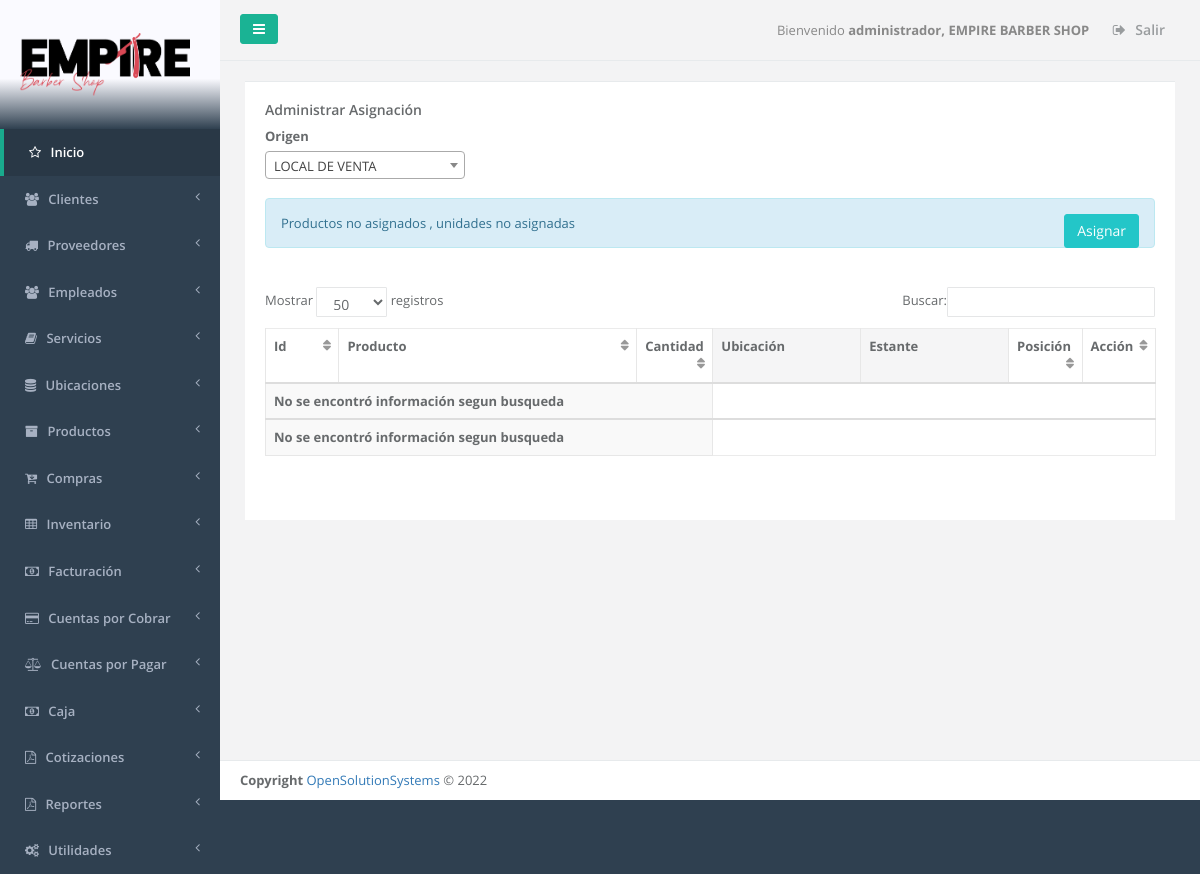
/admin_asignacion.php (signed in), run on the app's committed database.
### tables this page shows
CREATE TABLE `sucursal` (
  `id_server` int(11) NOT NULL,
  `unique_id` text NOT NULL,
  `id_sucursal` int(11) NOT NULL,
  `descripcion` text NOT NULL,
  `direccion` varchar(255) NOT NULL,
  `telefono1` varchar(20) NOT NULL,
  `telefono2` varchar(20) NOT NULL,
  `casa_matriz` tinyint(1) NOT NULL,
  `iva` float NOT NULL,
  `monto_retencion1` float NOT NULL,
  `monto_retencion10` float NOT NULL,
  `monto_percepcion` float NOT NULL,
  `n_sucursal` int(11) NOT NULL,
  `vigencia_factura` int(11) NOT NULL,
  `vigencia_pedido` int(11) NOT NULL,
  `giro` varchar(100) NOT NULL,
  `nrc` varchar(100) NOT NULL,
  `nit` varchar(100) NOT NULL,
  `razon_social` varchar(150) NOT NULL,
  `logo` varchar(150) NOT NULL,
  `serie_cof` varchar(100) NOT NULL,
  `desde_cof` int(11) NOT NULL,
  `hasta_cof` int(11) NOT NULL,
  `serie_ccf` varchar(100) NOT NULL,
  `desde_ccf` int(11) NOT NULL,
  `hasta_ccf` int(11) NOT NULL,
  `ultima_act` date NOT NULL
);

CREATE TABLE `menu` (
  `id_server` int(11) NOT NULL,
  `unique_id` text NOT NULL,
  `id_menu` int(11) NOT NULL,
  `nombre` varchar(250) DEFAULT NULL,
  `prioridad` int(11) DEFAULT NULL,
  `icono` varchar(250) NOT NULL,
  `visible` tinyint(1) NOT NULL
);

### _conexion.php (called while the page is built, shortened)
<?php
$username = "root";
$password = "1234";
$hostname = "localhost";
$dbname = "empire";
$conexion = mysqli_connect("$hostname","$username","$password","$dbname");
function _query($sql_string){
  global $conexion;
  mysqli_set_charset($conexion,"utf8");
  $query=mysqli_query($conexion,$sql_string);
  return $query;
}
function _fetch_array($sql_string){
  $fetched = mysqli_fetch_array($sql_string,MYSQLI_ASSOC);
  return $fetched;
}
function _num_rows($sql_string){
  $rows = mysqli_num_rows($sql_string);
  return $rows;
}
function get_name_script($url){
  if ( strpos($url, '/') !== FALSE ){
    $nombre_archivo_tmp = explode('/', $url);
  }
  $nombre_archivo= array_pop($nombre_archivo_tmp );
  return  $nombre_archivo;
}
function permission_usr($id_user,$filename){
  $sql1="SELECT menu.id_menu, menu.nombre as nombremenu, menu.prioridad,
  modulo.id_modulo,  modulo.nombre as nombremodulo, modulo.descripcion, modulo.filename,
  usuario_modulo.id_usuario,usuario.admin as admin
  FROM menu, modulo, usuario_modulo, usuario
  WHERE usuario.id_usuario='$id_user'
  AND menu.id_menu=modulo.id_menu
  AND usuario.id_usuario=usuario_modulo.id_usuario
  AND usuario_modulo.id_modulo=modulo.id_modulo
  AND modulo.filename='$filename'
  ";
  $result1=_query($sql1);
  $count1=_num_rows($result1);
  if($count1 >0){
    $row1=_fetch_array($result1);
    $filename=$row1['filename'];
    $name_link=$filename;
  }
  else{
    $name_link='NOT';
  }
  return $name_link;
}
?>

### admin_asignacion.php (the view, shortened to what this page needs)
<?php
function initial()
{
$_PAGE = array();
$_PAGE ['links'] = null;
$_PAGE ['links'] .= '<link href="css/bootstrap.min.css" rel="stylesheet">';
$_PAGE ['links'] .= '<link href="font-awesome/css/font-awesome.css" rel="stylesheet">';
$_PAGE ['links'] .= '<link href="css/plugins/iCheck/custom.css" rel="stylesheet">';
$_PAGE ['links'] .= '<link href="css/plugins/toastr/toastr.min.css" rel="stylesheet">';
$_PAGE ['links'] .= '<link href="css/plugins/dataTables/dataTables.bootstrap.css" rel="stylesheet">';
$_PAGE ['links'] .= '<link href="css/plugins/dataTables/dataTables.responsive.css" rel="stylesheet">';
$_PAGE ['links'] .= '<link href="css/plugins/select2/select2.css" rel="stylesheet">';
$_PAGE ['links'] .= '<link href="css/plugins/dataTables/dataTables.tableTools.min.css" rel="stylesheet">';
$_PAGE ['links'] .= '<link href="css/animate.css" rel="stylesheet">';
$_PAGE ['links'] .= '<link href="css/style.css" rel="stylesheet">';
include_once "header.php";
include_once "main_menu.php";
$id_user=$_SESSION["id_usuario"];
$admin=$_SESSION["admin"];
$uri = $_SERVER['SCRIPT_NAME'];
$filename=get_name_script($uri);
$links=permission_usr($id_user, $filename);
?>
<div class="wrapper wrapper-content  animated fadeInRight">
	<div class="row" id="row1">
		<div class="col-lg-12">
			<div class="ibox float-e-margins">
				<?php
				if ($links!='NOT' || $admin=='1') {
					?>
					<div class="ibox-content">
						<header>
							<h4>Administrar Asignación</h4>
						</header>
            <div class="row">
              <div class="col-lg-3">
                <label>Origen</label>
              </div>
              <div class="col-lg-12">
                <br>
                <div class="alert alert-info" role="alert">
                    Productos no asignados <label id='no_asignado'></label>, unidades no asignadas <label id="num_no"></label>
                    <button type="button" class="btn btn-info pull-right" style="" id="asignar" name="asignar">Asignar </button>
                    <br>
                </div>
              </div>
            </div>
            <br>
						<section>
              <form id="frm1" class="" target="_self" action="agregar_reasignacion.php" method="POST">
                <input type="hidden" id="params" name="params" value="">
              </form>
							<table class="table table-striped table-bordered table-hover"  id="editable2">
								<thead>
									<tr>
										<th class="col-lg-1">Id</th>
										<th class="col-lg-4">Producto</th>
										<th class="col-lg-1">Cantidad</th>
										<th class="col-lg-2"> Ubicación </th>
										<th class="col-lg-2">Estante</th>
										<th class="col-lg-1">Posición</th>
                    <th class="col-lg-1">Acción</th>
									</tr>
								</thead>
							</table>
						</section>
					</div>
				</div>
				</div>
			</div>
		</div>
		<?php
        include("footer.php");
                } else {
        echo "<br><br><div class='alert alert-warning'>No tiene permiso para este modulo.</div></div></div></div></div>";
        include("footer.php");
    }
  }
  if (!isset($_REQUEST['process'])) {
      initial();
  }
  ?>

### main_menu.php (shortened to what this page needs)
<?php
  $id_sucursal = $_SESSION['id_sucursal'];
  $sql_sucursal = "SELECT * FROM sucursal WHERE id_sucursal = '$id_sucursal'";
  $query_sucursal = _query($sql_sucursal);
  $row_sucursal = _fetch_array($query_sucursal);
  $logo = $row_sucursal['logo'];
?>
<nav class="navbar-default navbar-static-side" role="navigation">
  <div class="sidebar-collapse">
    <ul class="nav" id="side-menu">
      <li class="nav-header" style=" background: rgb(47,64,80);
background: linear-gradient(0deg, rgba(47,64,80,1) 0%, rgba(250,250,255,1) 39%); ">
        <div class="dropdown profile-element"> <span>
          <img alt="image" class="img-responsive" src="<?php echo $logo;  ?>" width="180px" style="margin-left: -3%;">
        </span>
      </div>
    </li>
    <?php
    $id_user=$_SESSION["id_usuario"];
    $admin=$_SESSION["admin"];
    $icono='fa fa-star-o';
    $sql_menus="SELECT id_menu, nombre, prioridad,icono FROM menu order by prioridad";
    $result=_query($sql_menus);
    $main_lnk='dashboard.php';
    if($admin=='1')
    {
      echo  "<li class='active'>";
      echo "<a href='dashboard.php'><i class='".$icono."'></i> <span class='nav-label'>Inicio</span></a>";
      echo  "</li>";
    }
    else
    {
      echo  "<li class='active'>";
      echo "<a href='dashboard.php'><i class='".$icono."'></i> <span class='nav-label'>Inicio</span></a>";
      echo  "</li>";
    }
    while($row=_fetch_array($result))
    {
      $menuname=$row['nombre'];
      $id_menu=$row['id_menu'];
      $icono=$row['icono'];
      if($admin=='1')
      {
        $sql_links="SELECT distinct menu.id_menu, menu.nombre as nombremenu, menu.prioridad,
        modulo.id_modulo, modulo.nombre as nombremodulo, modulo.descripcion, modulo.filename, usuario.admin
        FROM menu, modulo, usuario
        WHERE usuario.id_usuario='$id_user'
        AND usuario.admin='1'
        AND menu.id_menu='$id_menu'
        AND menu.id_menu=modulo.id_menu
        AND modulo.mostrarmenu='1'
        AND menu.visible=1
        ";
      }
      $result_modules=_query($sql_links);
      $numrow2=_num_rows($result_modules);
      if($numrow2>0)
      {
        echo "<li><a href='".$main_lnk."'><i class='".$icono."'></i></i> <span class='nav-label'>".$menuname."</span> <span class='fa arrow'></span></a>";
        echo" </li>";
      }
    }
  ?>
</div>
</nav>
<div id="page-wrapper" class="gray-bg">
  <div class="row border-bottom">
    <nav class="navbar navbar-static-top" role="navigation" style="margin-bottom: 0">
      <div class="navbar-header">
        <a class="navbar-minimalize minimalize-styl-2 btn btn-primary"><i class="fa fa-bars"></i> </a>
      </div>
      <?php
      $id_sucursal=$_SESSION["id_sucursal"];
      $qsucursal=_query("SELECT descripcion FROM sucursal WHERE id_sucursal='$id_sucursal'");
      $row_sucursal=_fetch_array($qsucursal);
      $sucursal=$row_sucursal["descripcion"];
      ?>
      <ul class="nav navbar-top-links navbar-right">
        <li>
          <span class="m-r-sm text-muted welcome-message">Bienvenido <b><?php echo $_SESSION["nombre"].", ".$sucursal ?> </b></span>
        </li>
        <li>
          <a href="logout.php">
            <i class="fa fa-sign-out"></i> Salir
          </a>
        </li>
      </ul>
    </nav>
  </div>

### data on the page
sucursal: logo (picture), descripcion "EMPIRE BARBER SHOP"
menu: nombre "Clientes"
menu: nombre "Proveedores"
menu: nombre "Empleados"
menu: nombre "Servicios"
menu: nombre "Ubicaciones"
menu: nombre "Productos"
menu: nombre "Compras"
menu: nombre "Inventario"
menu: nombre "Facturación"
menu: nombre "Cuentas por Cobrar"
menu: nombre "Cuentas por Pagar"
menu: nombre "Caja"
menu: nombre "Cotizaciones"
menu: nombre "Reportes"
menu: nombre "Utilidades"

### other printed values
$_SESSION["nombre"] "administrador"
